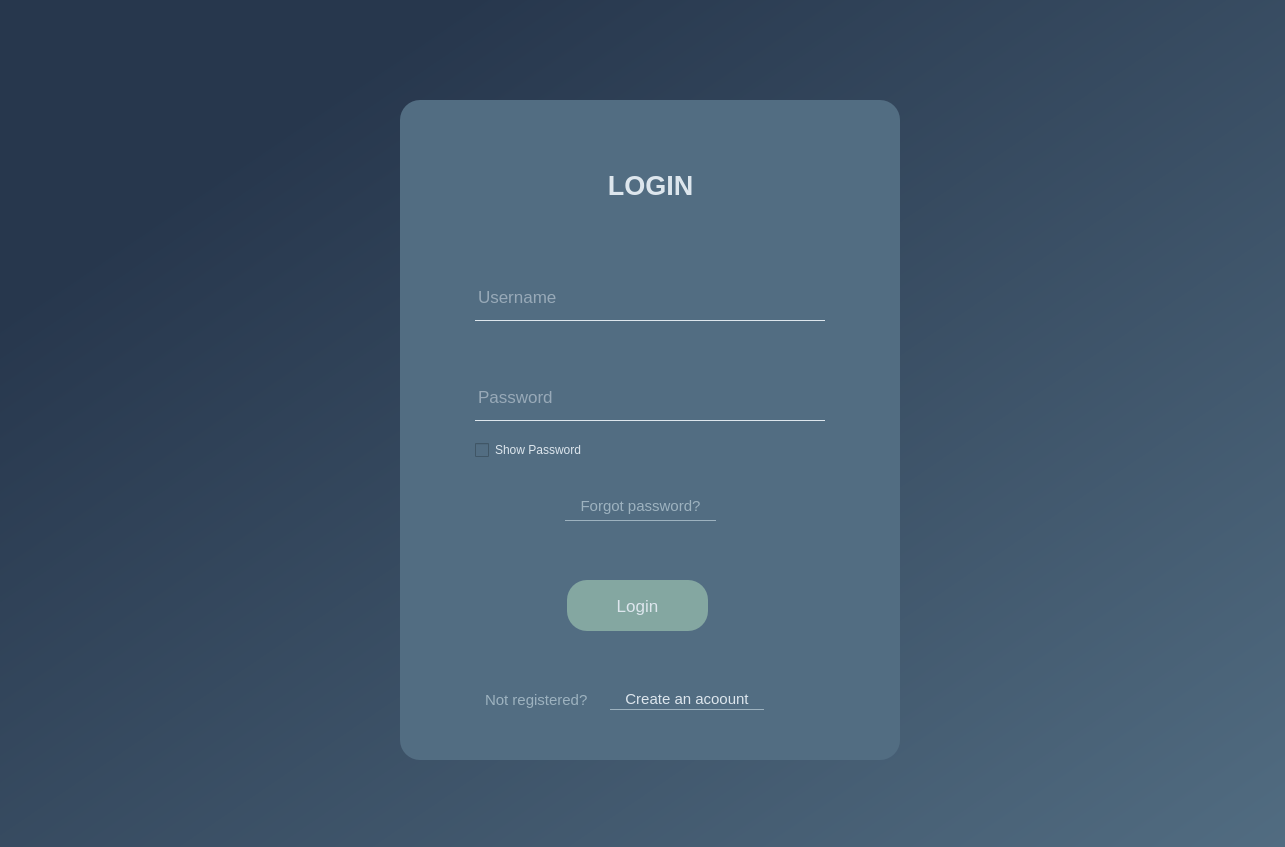
<?xml version="1.0" encoding="UTF-8"?>
<ui version="4.0">
 <class>Form</class>
 <widget class="QWidget" name="Form">
  <property name="geometry">
   <rect>
    <x>0</x>
    <y>0</y>
    <width>1285</width>
    <height>847</height>
   </rect>
  </property>
  <property name="windowTitle">
   <string>Form</string>
  </property>
  <property name="styleSheet">
   <string notr="true"/>
  </property>
  <widget class="QWidget" name="widget" native="true">
   <property name="geometry">
    <rect>
     <x>0</x>
     <y>0</y>
     <width>1300</width>
     <height>860</height>
    </rect>
   </property>
   <property name="styleSheet">
    <string notr="true">background-color:qlineargradient(spread:pad, x1:0.129, y1:0.159, x2:1, y2:1, stop:0.0447761 rgba(39, 55, 77, 255), stop:1 rgba(82, 109, 130, 255))
</string>
   </property>
   <widget class="QWidget" name="widget_2" native="true">
    <property name="geometry">
     <rect>
      <x>400</x>
      <y>100</y>
      <width>500</width>
      <height>660</height>
     </rect>
    </property>
    <property name="styleSheet">
     <string notr="true">background-color: rgb(82, 109, 130);
color: rgb(221, 230, 237);
border-radius: 20px;</string>
    </property>
    <widget class="QLabel" name="label">
     <property name="geometry">
      <rect>
       <x>0</x>
       <y>50</y>
       <width>501</width>
       <height>71</height>
      </rect>
     </property>
     <property name="font">
      <font>
       <pointsize>20</pointsize>
       <weight>75</weight>
       <bold>true</bold>
      </font>
     </property>
     <property name="text">
      <string>LOGIN</string>
     </property>
     <property name="alignment">
      <set>Qt::AlignCenter</set>
     </property>
    </widget>
    <widget class="QLineEdit" name="usernameInput">
     <property name="geometry">
      <rect>
       <x>75</x>
       <y>180</y>
       <width>350</width>
       <height>41</height>
      </rect>
     </property>
     <property name="font">
      <font>
       <pointsize>13</pointsize>
      </font>
     </property>
     <property name="styleSheet">
      <string notr="true">QLineEdit{
	background-color: rgb(0, 0, 0, 0);
	border: 1px solid rgba(0, 0, 0, 0);
	border-bottom-color: rgb(221, 230, 237);
	border-radius: 0px;
	padding-bottom: 7px;
}

QLineEdit:focus {
	background-color: rgb(0, 0, 0, 0);
	border: 3px solid rgba(0, 0, 0, 0);
	border-bottom-color: rgb(132, 167, 161);
	border-radius: 0px;
	padding-bottom: 7px;
}</string>
     </property>
     <property name="placeholderText">
      <string>Username</string>
     </property>
    </widget>
    <widget class="QLineEdit" name="passwordInput">
     <property name="geometry">
      <rect>
       <x>75</x>
       <y>280</y>
       <width>350</width>
       <height>41</height>
      </rect>
     </property>
     <property name="font">
      <font>
       <pointsize>13</pointsize>
      </font>
     </property>
     <property name="styleSheet">
      <string notr="true">QLineEdit{
	background-color: rgb(0, 0, 0, 0);
	border: 1px solid rgba(0, 0, 0, 0);
	border-bottom-color: rgb(221, 230, 237);
	border-radius: 0px;
	padding-bottom: 7px;
}

QLineEdit:focus {
	background-color: rgb(0, 0, 0, 0);
	border: 3px solid rgba(0, 0, 0, 0);
	border-bottom-color: rgb(132, 167, 161);
	border-radius: 0px;
	padding-bottom: 7px;
}</string>
     </property>
     <property name="echoMode">
      <enum>QLineEdit::Password</enum>
     </property>
     <property name="placeholderText">
      <string>Password</string>
     </property>
    </widget>
    <widget class="QCheckBox" name="showPass">
     <property name="geometry">
      <rect>
       <x>75</x>
       <y>340</y>
       <width>241</width>
       <height>20</height>
      </rect>
     </property>
     <property name="text">
      <string>Show Password</string>
     </property>
    </widget>
    <widget class="QPushButton" name="forgotPass">
     <property name="geometry">
      <rect>
       <x>165</x>
       <y>380</y>
       <width>151</width>
       <height>41</height>
      </rect>
     </property>
     <property name="font">
      <font>
       <pointsize>11</pointsize>
      </font>
     </property>
     <property name="styleSheet">
      <string notr="true">QPushButton{
	color: rgb(157, 178, 191);
	background-color: rgb(0, 0, 0, 0);
	border: 1px solid rgba(0, 0, 0, 0);
	border-bottom-color: rgb(157, 178, 191);
	border-radius: 0px;
	padding-bottom:-10px;
}

QPushButton:hover{
	color: rgb(221, 230, 237);
	background-color: rgb(0, 0, 0, 0);
	border: 1px solid rgba(0, 0, 0, 0);
	border-bottom-color: rgb(221, 230, 237);
	border-radius: 0px;
	padding-bottom:-10px;
}
</string>
     </property>
     <property name="text">
      <string>Forgot password?</string>
     </property>
    </widget>
    <widget class="QLabel" name="errorLabel">
     <property name="geometry">
      <rect>
       <x>30</x>
       <y>440</y>
       <width>440</width>
       <height>31</height>
      </rect>
     </property>
     <property name="font">
      <font>
       <pointsize>10</pointsize>
      </font>
     </property>
     <property name="styleSheet">
      <string notr="true">color: rgb(184, 0, 0);</string>
     </property>
     <property name="text">
      <string/>
     </property>
    </widget>
    <widget class="QPushButton" name="loginBtn">
     <property name="geometry">
      <rect>
       <x>167</x>
       <y>480</y>
       <width>141</width>
       <height>51</height>
      </rect>
     </property>
     <property name="font">
      <font>
       <pointsize>13</pointsize>
      </font>
     </property>
     <property name="styleSheet">
      <string notr="true">QPushButton{	
	border-radius: 20px;
	background-color: rgb(132, 167, 161);
}

QPushButton:hover{
	color: rgb(46, 138, 153);
	border-radius: 20px;
	background-color: rgb(132, 167, 161);
}</string>
     </property>
     <property name="text">
      <string>Login</string>
     </property>
    </widget>
    <widget class="QLabel" name="label_2">
     <property name="geometry">
      <rect>
       <x>85</x>
       <y>580</y>
       <width>121</width>
       <height>40</height>
      </rect>
     </property>
     <property name="font">
      <font>
       <pointsize>11</pointsize>
      </font>
     </property>
     <property name="styleSheet">
      <string notr="true">color: rgb(157, 178, 191);</string>
     </property>
     <property name="text">
      <string>Not registered?</string>
     </property>
    </widget>
    <widget class="QPushButton" name="createAccBtn">
     <property name="geometry">
      <rect>
       <x>210</x>
       <y>577</y>
       <width>154</width>
       <height>33</height>
      </rect>
     </property>
     <property name="font">
      <font>
       <pointsize>11</pointsize>
      </font>
     </property>
     <property name="styleSheet">
      <string notr="true">QPushButton{
	background-color: rgb(0, 0, 0, 0);
	border: 1px solid rgba(0, 0, 0, 0);
	border-bottom-color: rgb(157, 178, 191);
	border-radius: 0px;
	padding-bottom:-10px;
}

QPushButton:hover{
	color: rgb(132, 167, 161);
	background-color: rgb(0, 0, 0, 0);
	border: 1px solid rgba(0, 0, 0, 0);
	border-bottom-color: rgb(132, 167, 161);
	border-radius: 0px;
	padding-bottom:-10px;
}</string>
     </property>
     <property name="text">
      <string>Create an acoount</string>
     </property>
    </widget>
    <zorder>label</zorder>
    <zorder>usernameInput</zorder>
    <zorder>passwordInput</zorder>
    <zorder>showPass</zorder>
    <zorder>forgotPass</zorder>
    <zorder>errorLabel</zorder>
    <zorder>loginBtn</zorder>
    <zorder>createAccBtn</zorder>
    <zorder>label_2</zorder>
   </widget>
  </widget>
 </widget>
 <resources/>
 <connections/>
</ui>
